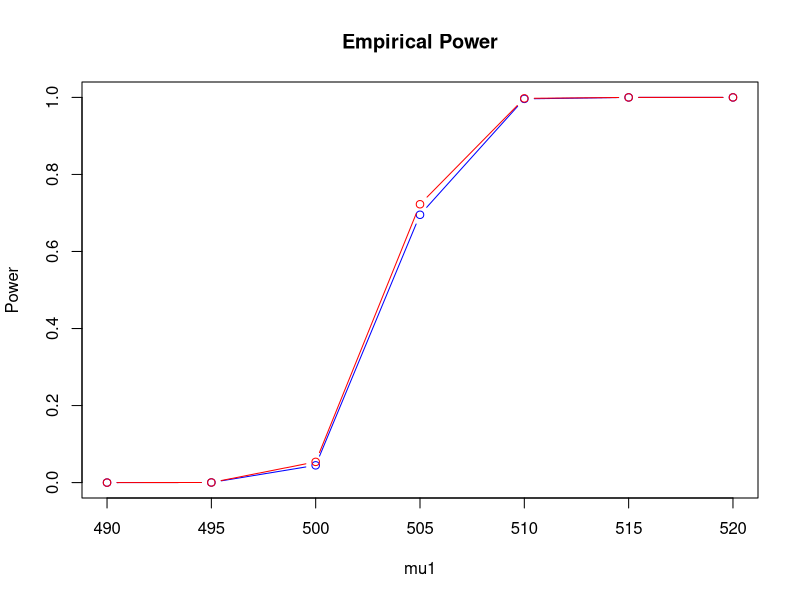
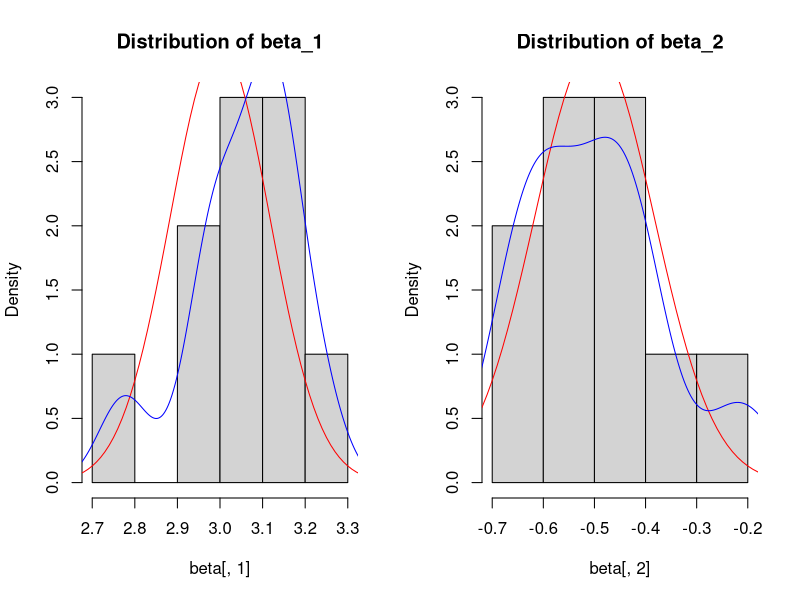

Write the R code that produced these figures, in order.
# 2018.10.22 recap
#####################################
# Monte Carlo Methods for Inferences#
#####################################

##1. Example : Empirical type 1 error rate

n = 20
alpha = 0.05
mu0 = 500
sigma2 = 100

m = 10000
I = numeric(m)
for (j in 1:m)
{
  x = rnorm(n, mu0, sqrt(sigma2)) #mu0 = 500
  Tj = (mean(x) - mu0)/(sd(x)/sqrt(n)) # T-statistic under H_0
  if (Tj > qt((1-alpha), df=(n-1))) I[j]=1 #qt((1-alpha) = t_(1-alpha) in t-distribution
  else I[j]=0
}

# Empirical Type 1 error rate;
TypeI = mean(I)
se.hat = sqrt(TypeI*(1-TypeI)/m)
c(TypeI,se.hat)



##2. Example : Empirical power (under H_1)

n = 20
alpha = 0.05
mu0 = 500
sigma2 = 100

I = I1 = numeric(m)
mu1 = seq(490,520,5)

m = 10000
r = length(mu1)
power.hat = power1.hat = numeric(r)


for (i in 1:r)
{
  for (j in 1:m)
  {
    x = rnorm(n, mu1[i], sqrt(sigma2)) #mu0 = 500
    Tj = (mean(x) - mu0)/(sd(x)/sqrt(n)) # T-statistic under H_0
    if (Tj > qt((1-alpha), df=(n-1))) I[j]=1 #qt((1-alpha) = t_(1-alpha) in t-distribution
    else I[j]=0
    if (Tj > qnorm((1-alpha),0,1)) I1[j]=1 #
    else I1[j]=0
  }
  power.hat[i] = mean(I)
  power1.hat[i] = mean(I1)
}

plot(mu1, power.hat, type='b', main='Empirical Power', ylab='Power', col='blue')
lines(mu1, power1.hat, type='b', col='red')

##3. Example : Regression

#Regression : Y_1 = 2 + 3X_1 - 0.5X_2 + epsilon
#epsilon's ~ N(0,1)
#Empirical (1-alpha) % Confidence Interval for beta_1 & beta_2

m = 10
alpha = 0.05
X1 = 1:10
X2 = sample(1:10, 10)
n = length(X1)
sigma = 1
beta = NULL


for (j in 1:m)
{
  Y = 2 + 3*X1 - 0.5*X2 + rnorm(n, 0, sigma) #rnorm : epsilon_i
  reg = lm(Y~X1+X2)
  beta = rbind(beta, reg$coefficients[2:3]) #beta_2, beta_3
}


xx1 = seq(2.6,3.4,0.01)
xx2 = seq(-1,0.3,0.01)
X = cbind(1,X1,X2)
varb = sigma^2 * solve(t(X)%*%X)
sb = sqrt(diag(varb))

?dnorm

par(mfrow=c(1,2))
hist(beta[,1], prob=TRUE, main='Distribution of beta_1')
lines(xx1, dnorm(xx1, 3, sb[2]), col='red') # red line: theoredical
lines(density(beta[,1]), col='blue') # blue line: Estimated density of beta_1.hat (MC)

hist(beta[,2], prob=TRUE, main='Distribution of beta_2')
lines(xx2, dnorm(xx2, -0.5, sb[3]), col='red') # red line: theoredical
lines(density(beta[,2]), col='blue') # blue line: Estimated density of beta_2.hat (MC)

?apply
beta.hat = apply(beta, 2, mean)
beta.hat

se = apply(beta,2,sd) #Estimated SE of beta
se

CI1 = quantile(beta[,1], probs=c((alpha/2), (1-alpha/2)))
CI2 = quantile(beta[,2], probs=c((alpha/2), (1-alpha/2)))
CI1
CI2
